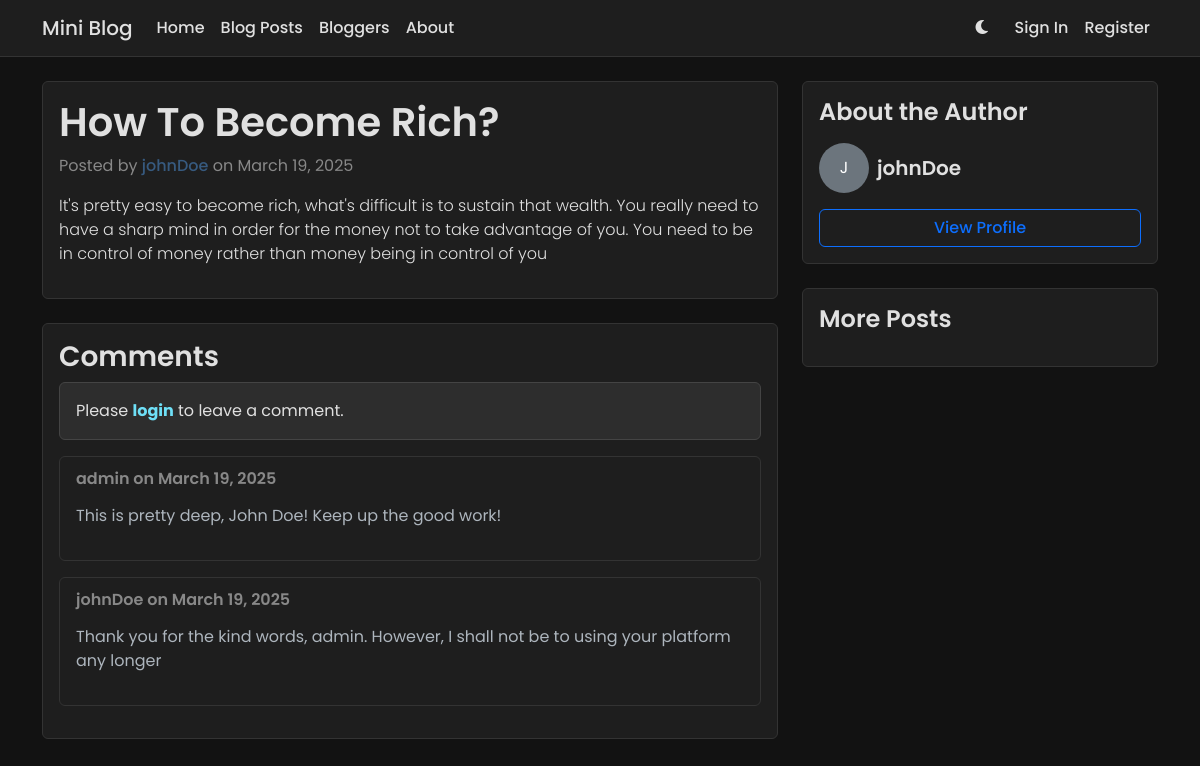
The app's page /blog/1/, older data.
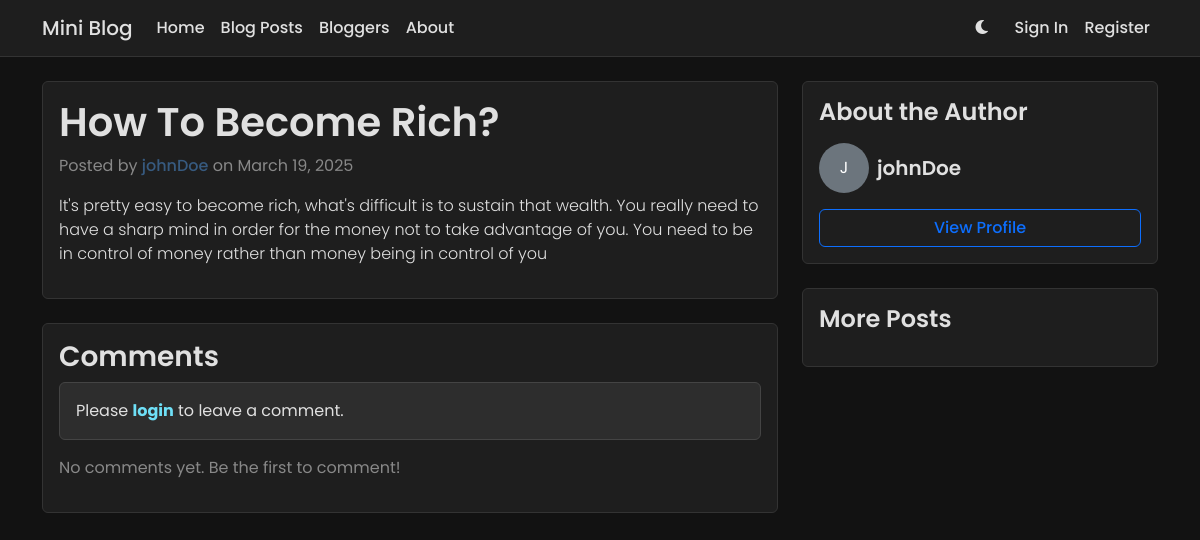
The same page, newer data.
### app/models.py (models this page shows, shortened)
class Comment(models.Model):
    content = models.TextField()
    author = models.ForeignKey(User, on_delete=models.CASCADE, related_name='comments')
    post = models.ForeignKey(BlogPost, on_delete=models.CASCADE, related_name='comments')
    created_at = models.DateTimeField(auto_now_add=True)
    updated_at = models.DateTimeField(auto_now=True)
    class Meta:
        ordering = ['created_at']

class User(AbstractUser):
    bio = models.TextField(max_length=500, blank=True)
    location = models.CharField(max_length=100, blank=True)
    website = models.URLField(max_length=200, blank=True)
    profile_picture = models.ImageField(upload_to='profile_pics/', null=True, blank=True)
    created_at = models.DateTimeField(auto_now_add=True)
    updated_at = models.DateTimeField(auto_now=True)

### app/views.py (the view)
# urls.py: path('blog/<int:post_id>/', views.blog_detail, name='blog_detail'),
def blog_detail(request, post_id):
    post = get_object_or_404(BlogPost, id=post_id)
    comments = post.comments.all()  # Comments are already ordered by created_at due to model Meta
    return render(request, 'blog_detail.html', {
        'post': post,
        'comments': comments
    })

### app/templates/blog_detail.html (shortened to what this page needs)
{% extends 'base.html' %}
{% block content %}
<div class="row">
    <div class="col-md-8">
        <article class="card mb-4">
            <div class="card-body">
                <h1 class="card-title">{{ post.title }}</h1>
                <p class="text-muted">
                    Posted by <a href="{% url 'blogger_detail' post.author.id %}" class="text-decoration-none">{{ post.author.username }}</a>
                    on {{ post.created_at|date:"F j, Y" }}
                </p>
                <div class="card-text">{{ post.content|linebreaks }}</div>
            </div>
        </article>
        <div class="card mb-4">
            <div class="card-body">
                <h3 class="card-title">Comments</h3>
                {% if user.is_authenticated %}
                    <div class="mb-4">
                        <a href="{% url 'create_comment' post.id %}" class="btn btn-primary">Add Comment</a>
                    </div>
                {% else %}
                    <div class="alert alert-info">
                        Please <a href="{% url 'login' %}" class="alert-link">login</a> to leave a comment.
                    </div>
                {% endif %}
                {% if comments %}
                    {% for comment in comments %}
                        <div class="card mb-3">
                            <div class="card-body">
                                <div class="d-flex justify-content-between align-items-start">
                                    <div>
                                        <h6 class="card-subtitle mb-2 text-muted">
                                            {{ comment.author.username }} on {{ comment.created_at|date:"F j, Y" }}
                                        </h6>
                                        <p class="card-text">{{ comment.content|linebreaks }}</p>
                                    </div>
                                </div>
                            </div>
                        </div>
                    {% endfor %}
                {% else %}
                    <p class="text-muted">No comments yet. Be the first to comment!</p>
                {% endif %}
            </div>
        </div>
    </div>
    <div class="col-md-4">
        <div class="card mb-4">
            <div class="card-body">
                <h3 class="card-title h4 mb-3">About the Author</h3>
                <div class="d-flex align-items-center mb-3">
                    {% if post.author.profile_picture %}
                        <img src="{{ post.author.profile_picture.url }}" alt="{{ post.author.username }}'s profile"
                             class="rounded-circle me-2" style="width: 50px; height: 50px; object-fit: cover;">
                    {% else %}
                        <div class="rounded-circle bg-secondary me-2"
                             style="width: 50px; height: 50px; display: flex; align-items: center; justify-content: center;">
                            <span class="text-white">{{ post.author.username|first|upper }}</span>
                        </div>
                    {% endif %}
                    <div>
                        <h5 class="mb-0">{{ post.author.username }}</h5>
                    </div>
                </div>
                <a href="{% url 'blogger_detail' post.author.id %}" class="btn btn-outline-primary w-100">View Profile</a>
            </div>
        </div>
        <div class="card">
            <div class="card-body">
                <h3 class="card-title h4 mb-3">More Posts</h3>
            </div>
        </div>
    </div>
</div>
{% endblock %}

Row changes from the older to the newer data that the page shows:
removed Comment: author.username "admin", created_at "March 19, 2025", content "This is pretty deep, John Doe! Keep up the good work!"
removed Comment: author.username "johnDoe", created_at "March 19, 2025", content "Thank you for the kind words, admin. However, I shall not be to using your platform any longer"
Text that changed along with them:
text now shown: "No comments yet. Be the first to comment!"
